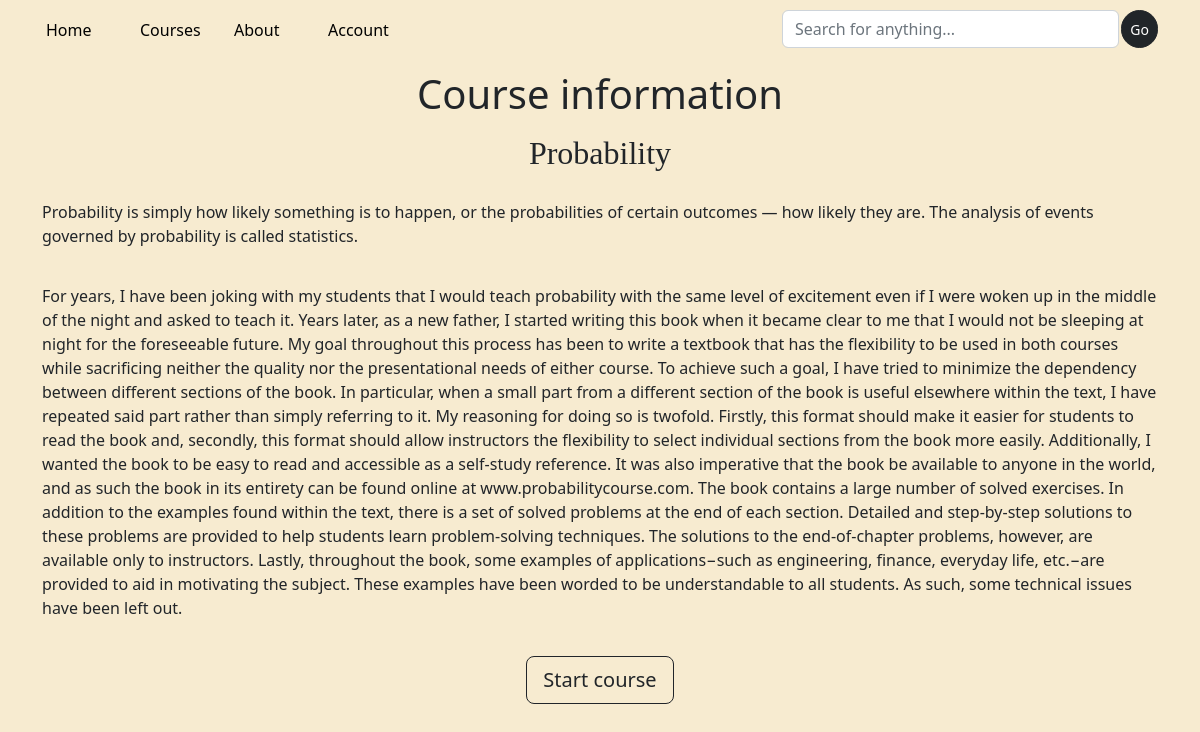
The app's page /course_info/Probability with its own data.
### learning_platform/models.py (models this page shows, shortened)
class Course(models.Model):
    id = models.IntegerField(primary_key = True)
    title = models.CharField(max_length = 30)
    short_description = models.TextField()
    long_description = models.TextField()
    image = models.ImageField(upload_to = 'courses_icons/', null = False, blank = False)

### learning_platform/views.py (the view)
# urls.py: path('course_info/<str:course_title>', course_info, name = 'course_info'),
def course_info(request, course_title):
    queryset = Course.objects.filter(title = course_title).all()
    context = {'courses': queryset}
    return render(request, 'course_info.html',  context = context)

### learning_platform/templates/course_info.html (shortened to what this page needs)
<!DOCTYPE html>
<html lang="en">
<head>
    <link href="https://cdn.jsdelivr.net/npm/bootstrap@5.2.0/dist/css/bootstrap.min.css" rel="stylesheet">
</head>
<body style="background-color: #f7ebd0">
<div class="container">
    <div class="row" style="margin-top: 10px; margin-bottom: 20px">
        <nav class="nav">
            <div class="col">
                <a class="nav-link" href="{% url 'index' %}" style="color: black">Home</a>
            </div>
            <div class="col">
                <a class="nav-link" href="{% url 'courses' %}" style="color: black">Courses</a>
            </div>
            <div class="col">
                <a class="nav-link" href="{% url 'about' %}" style="color: black">About</a>
            </div>
            <div class="col">
                <a class="nav-link" href="{% url 'account' %}" style="color: black">Account</a>
            </div>
            <div class="col-4">
            </div>
            <div class="col-4">
                <form class="d-flex justify-content-end">
                    <input class="form-control" type="search" placeholder="Search for anything...">
                    <button class="btn btn-sm btn-dark rounded-pill" type="submit" style="margin-left: 2px">Go</button>
                </form>
            </div>
        </nav>
    </div>
    {% for course in courses %}
        <div class="row" style="margin-bottom: 20px;">
            <p class="d-flex justify-content-center display-6">Course information</p>
            <h2 class="d-flex justify-content-center" style="font-family: 'Calibri'">{{ course.title }}</h2>
        </div>
        <div class="row" style="margin-bottom: 20px">
            <p>{{ course.short_description }}</p>
        </div>
        <div class="row" style="margin-bottom: 20px">
            <p>{{ course.long_description }}</p>
        </div>
        <div class="row" style="margin-bottom: 20px">
            <div class="col d-flex justify-content-center">
                <a class="btn btn-lg btn-outline-dark" href="{% url 'course_page' course_title=course.title %}">
                    Start course
                </a>
            </div>
        </div>
    {% endfor %}
</div>
</body>
</html>

### records on screen
Course: title "Probability", short_description "Probability is simply how likely something is to happen, or the probabilities of certain outcomes — how likely they are. The analysis of events governed by probability is called statistics.", long_description "For years, I have been joking with my students that I would teach probability with the same level of excitement even if I were woken up in the middle of the night and asked to teach it. Years later, as a new father, I started writing this book when it became clear to me that I would not be sleeping at night for the foreseeable future. My goal throughout this process has been to write a textbook that has the flexibility to be used in both courses while sacrificing neither the quality nor the presentational needs of either course. To achieve such a goal, I have tried to minimize the dependency between different sections of the book. In particular, when a small part from a different section of…"
